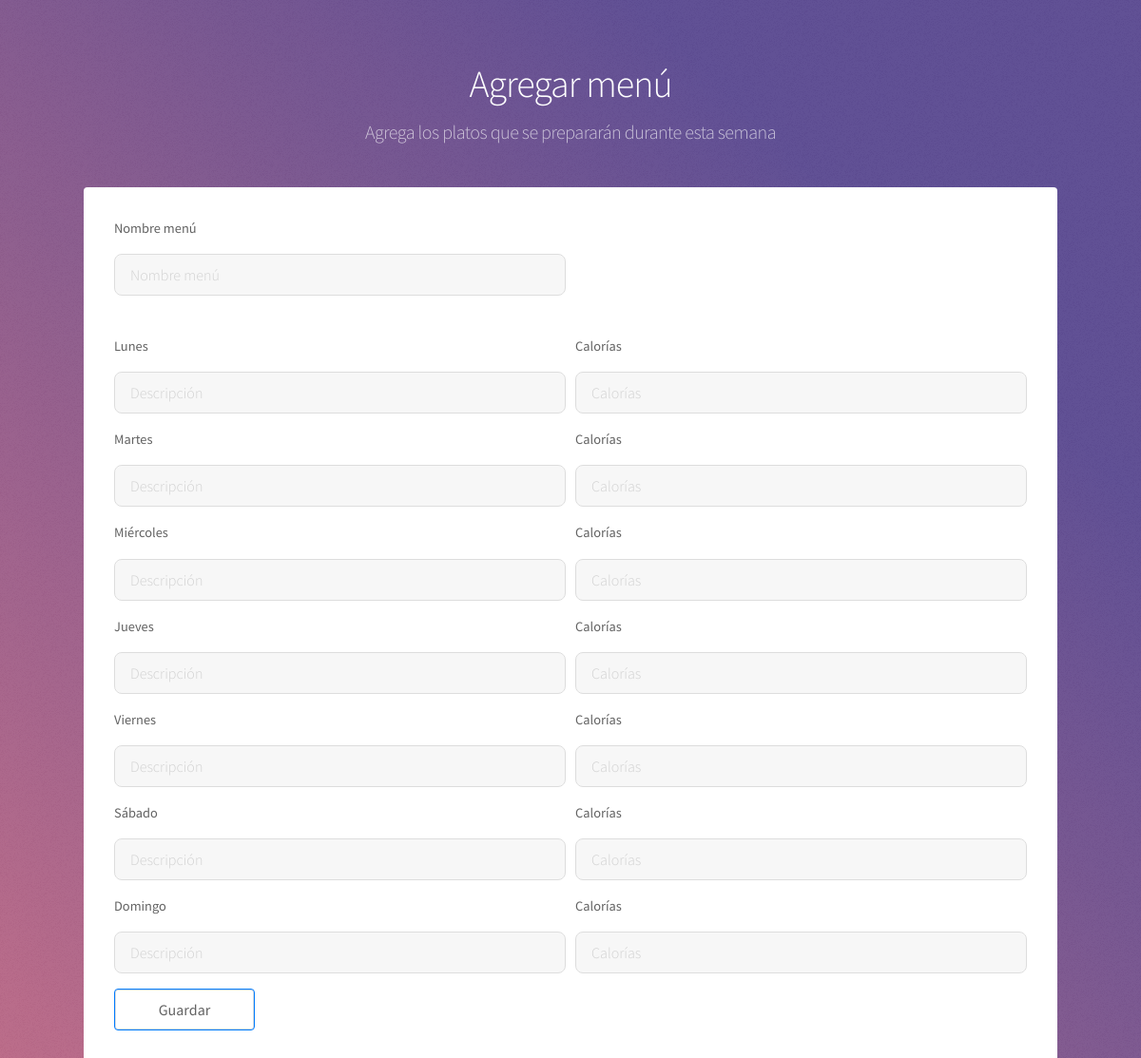
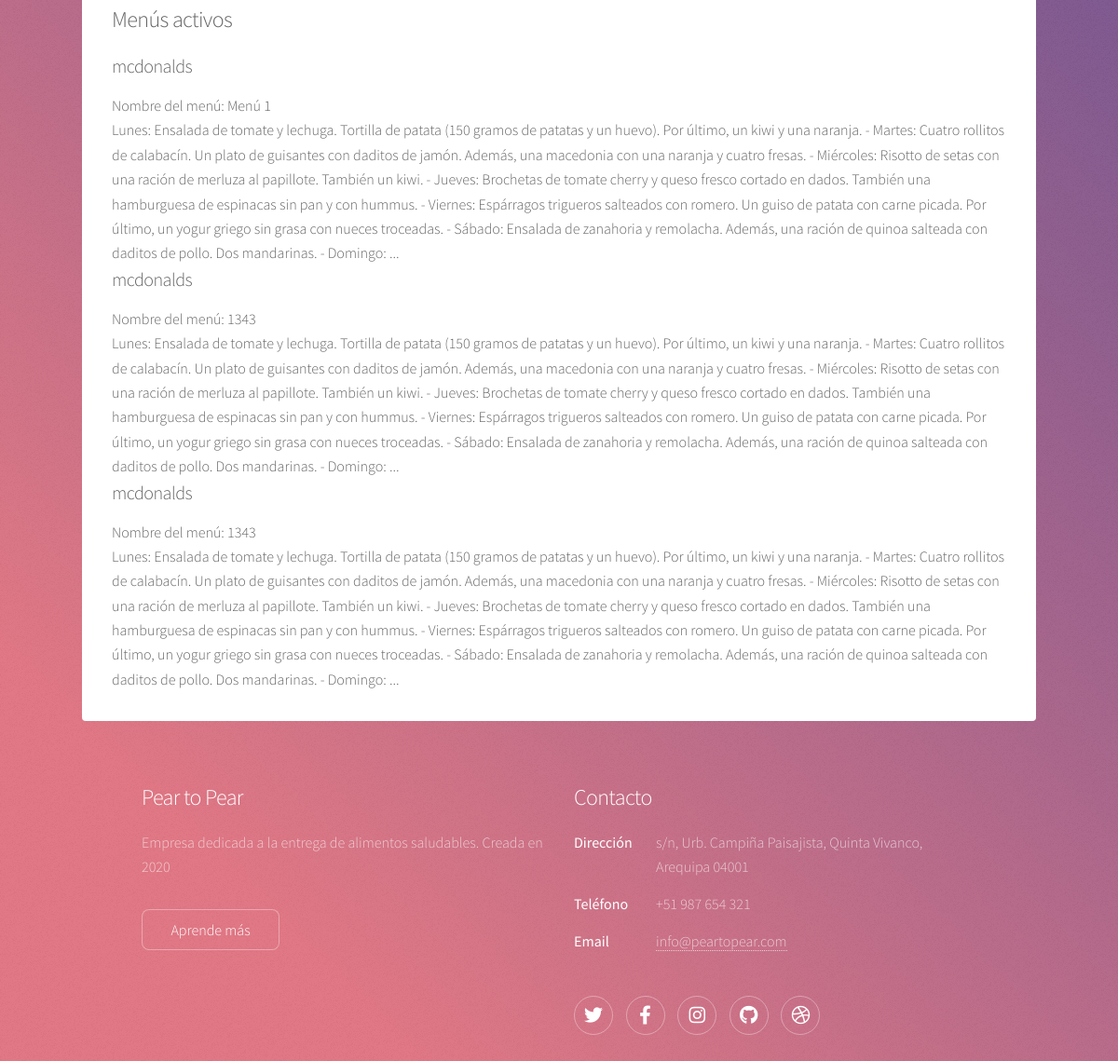
Screenshot of /addmenu (signed in) with the database file from the repository (2 pictures, top to bottom).
### app/models.py (models this page shows)
class WeekMenu(models.Model):
	restaurant = models.CharField(max_length=50)
	menu_name = models.CharField(max_length=50)
	monday = models.CharField(max_length=500)
	monday_calories = models.FloatField()
	tuesday = models.CharField(max_length=500)
	tuesday_calories = models.FloatField()
	wednesday = models.CharField(max_length=500)
	wednesday_calories = models.FloatField()
	thursday = models.CharField(max_length=500)
	thursday_calories = models.FloatField()
	friday = models.CharField(max_length=500)
	friday_calories = models.FloatField()
	saturday = models.CharField(max_length=500)
	saturday_calories = models.FloatField()
	sunday = models.CharField(max_length=500)
	sunday_calories = models.FloatField()
	begin_date = models.DateField(default=datetime.date.today)

### app/views.py (the view, shortened to what this page needs)
# urls.py: path('addmenu', login_required(views.AddMenu.as_view()), name='addmenu'),
class AddMenu(View):
	def get(self, request, *args, **kwargs):
		current_user = request.user
		restaurant = Restaurant.objects.get(user=current_user)
		all_menus = WeekMenu.objects.filter(restaurant=restaurant.name)
		return render(request, 'restaurant-menu.html', {'success': None, 'all_menus': all_menus})

### templates/restaurant-menu.html (shortened to what this page needs)
{%load static%}
{% load google_analytics_tags %}
<!DOCTYPE HTML>
<html>
<head>
	<link rel="stylesheet" href="https://stackpath.bootstrapcdn.com/bootstrap/4.1.3/css/bootstrap.min.css"
>
	<link rel="stylesheet" href="{% static 'assets/css/main.css' %}" />
</head>
<body class="is-preload">
	<div id="wrapper">
		<header id="header">
			<h1>Agregar menú</h1>
			<p>Agrega los platos que se prepararán durante esta semana</p>
		</header>
		<div id="main" style="padding: 2em 2em;">
			<form action="addmenu" method="post">
				<div class="form-row">
					<div class="form-group col-md-6">
						<label for="inputNamel4">Nombre menú</label>
						<input type="text" name="name" class="form-control" id="inputEmail4" placeholder="Nombre menú">
					</div>
				</div>
				<br>
				<div class="form-row">
					<div class="form-group col-md-6">
						<label for="inputNamel4">Lunes</label>
						<input type="text" name="monday" class="form-control" id="inputEmail4" placeholder="Descripción">
					</div>
					<div class="form-group col-md-6">
						<label for="inputNamel4">Calorías</label>
						<input type="text" name="monday_calories" class="form-control" id="inputEmail4" placeholder="Calorías">
					</div>
				</div>
				<div class="form-row">
					<div class="form-group col-md-6">
						<label for="inputNamel4">Martes</label>
						<input type="text" name="tuesday" class="form-control" id="inputEmail4" placeholder="Descripción">
					</div>
					<div class="form-group col-md-6">
						<label for="inputNamel4">Calorías</label>
						<input type="text" name="tuesday_calories" class="form-control" id="inputEmail4" placeholder="Calorías">
					</div>
				</div>
				<div class="form-row">
					<div class="form-group col-md-6">
						<label for="inputNamel4">Miércoles</label>
						<input type="text" name="wednesday" class="form-control" id="inputEmail4" placeholder="Descripción">
					</div>
					<div class="form-group col-md-6">
						<label for="inputNamel4">Calorías</label>
						<input type="text" name="wednesday_calories" class="form-control" id="inputEmail4" placeholder="Calorías">
					</div>
				</div>
				<div class="form-row">
					<div class="form-group col-md-6">
						<label for="inputNamel4">Jueves</label>
						<input type="text" name="thursday" class="form-control" id="inputEmail4" placeholder="Descripción">
					</div>
					<div class="form-group col-md-6">
						<label for="inputNamel4">Calorías</label>
						<input type="text" name="thursday_calories" class="form-control" id="inputEmail4" placeholder="Calorías">
					</div>
				</div>
				<div class="form-row">
					<div class="form-group col-md-6">
						<label for="inputNamel4">Viernes</label>
						<input type="text" name="friday" class="form-control" id="inputEmail4" placeholder="Descripción">
					</div>
					<div class="form-group col-md-6">
						<label for="inputNamel4">Calorías</label>
						<input type="text" name="friday_calories" class="form-control" id="inputEmail4" placeholder="Calorías">
					</div>
				</div>
				<div class="form-row">
					<div class="form-group col-md-6">
						<label for="inputNamel4">Sábado</label>
						<input type="text" name="saturday" class="form-control" id="inputEmail4" placeholder="Descripción">
					</div>
					<div class="form-group col-md-6">
						<label for="inputNamel4">Calorías</label>
						<input type="text" name="saturday_calories" class="form-control" id="inputEmail4" placeholder="Calorías">
					</div>
				</div>
				<div class="form-row">
					<div class="form-group col-md-6">
						<label for="inputNamel4">Domingo</label>
						<input type="text" name="sunday" class="form-control" id="inputEmail4" placeholder="Descripción">
					</div>
					<div class="form-group col-md-6">
						<label for="inputNamel4">Calorías</label>
						<input type="text" name="sunday_calories" class="form-control" id="inputEmail4" placeholder="Calorías">
					</div>
				</div>
				<button type="submit" class="btn btn-primary">Guardar</button>
			</form>
			<h2> Menús activos</h2>
			{% for menu in all_menus %}
			<h3>{{menu.restaurant}}</h3>
			Nombre del menú: {{menu.menu_name}}<br>
			Lunes: {{menu.monday}} - Martes: {{menu.tuesday}} - Miércoles: {{menu.wednesday}} -
			Jueves: {{menu.thursday}} - Viernes: {{menu.friday}} - Sábado: {{menu.saturday}} -
			Domingo: {{menu.sunday}}
			{% endfor %}
		</div>
		<footer id="footer">
			<section>
				<h2>Pear to Pear</h2>
				<p>Empresa dedicada a la entrega de alimentos saludables. Creada en 2020</p>
				<ul class="actions">
					<li><a href="#" class="button">Aprende más</a></li>
				</ul>
			</section>
			<section>
				<h2>Contacto</h2>
				<dl class="alt">
					<dt>Dirección</dt>
					<dd>s/n, Urb. Campiña Paisajista, Quinta Vivanco, Arequipa 04001</dd>
					<dt>Teléfono</dt>
					<dd>+51 987 654 321</dd>
					<dt>Email</dt>
					<dd><a href="#">info@peartopear.com</a></dd>
				</dl>
				<ul class="icons">
					<li><a href="#" class="icon brands fa-twitter alt"><span class="label">Twitter</span></a></li>
					<li><a href="#" class="icon brands fa-facebook-f alt"><span class="label">Facebook</span></a></li>
					<li><a href="#" class="icon brands fa-instagram alt"><span class="label">Instagram</span></a></li>
					<li><a href="#" class="icon brands fa-github alt"><span class="label">GitHub</span></a></li>
					<li><a href="#" class="icon brands fa-dribbble alt"><span class="label">Dribbble</span></a></li>
				</ul>
			</section>
		</footer>
	</div>
</body>
</html>

### rows the page displays
WeekMenu: restaurant "mcdonalds", menu_name "Menú 1", monday "Ensalada de tomate y lechuga. Tortilla de patata (150 gramos de patatas y un huevo). Por último, un kiwi y una naranja.", tuesday "Cuatro rollitos de calabacín. Un plato de guisantes con daditos de jamón. Además, una macedonia con una naranja y cuatro fresas.", wednesday "Risotto de setas con una ración de merluza al papillote. También un kiwi.", thursday "Brochetas de tomate cherry y queso fresco cortado en dados. También una hamburguesa de espinacas sin pan y con hummus.", friday "Espárragos trigueros salteados con romero. Un guiso de patata con carne picada. Por último, un yogur griego sin grasa con nueces troceadas.", saturday "Ensalada de zanahoria y remolacha. Además, una ración de quinoa salteada con daditos de pollo. Dos mandarinas.", sunday "..."
WeekMenu: restaurant "mcdonalds", menu_name "1343", monday "Ensalada de tomate y lechuga. Tortilla de patata (150 gramos de patatas y un huevo). Por último, un kiwi y una naranja.", tuesday "Cuatro rollitos de calabacín. Un plato de guisantes con daditos de jamón. Además, una macedonia con una naranja y cuatro fresas.", wednesday "Risotto de setas con una ración de merluza al papillote. También un kiwi.", thursday "Brochetas de tomate cherry y queso fresco cortado en dados. También una hamburguesa de espinacas sin pan y con hummus.", friday "Espárragos trigueros salteados con romero. Un guiso de patata con carne picada. Por último, un yogur griego sin grasa con nueces troceadas.", saturday "Ensalada de zanahoria y remolacha. Además, una ración de quinoa salteada con daditos de pollo. Dos mandarinas.", sunday "..."
WeekMenu: restaurant "mcdonalds", menu_name "1343", monday "Ensalada de tomate y lechuga. Tortilla de patata (150 gramos de patatas y un huevo). Por último, un kiwi y una naranja.", tuesday "Cuatro rollitos de calabacín. Un plato de guisantes con daditos de jamón. Además, una macedonia con una naranja y cuatro fresas.", wednesday "Risotto de setas con una ración de merluza al papillote. También un kiwi.", thursday "Brochetas de tomate cherry y queso fresco cortado en dados. También una hamburguesa de espinacas sin pan y con hummus.", friday "Espárragos trigueros salteados con romero. Un guiso de patata con carne picada. Por último, un yogur griego sin grasa con nueces troceadas.", saturday "Ensalada de zanahoria y remolacha. Además, una ración de quinoa salteada con daditos de pollo. Dos mandarinas.", sunday "..."
